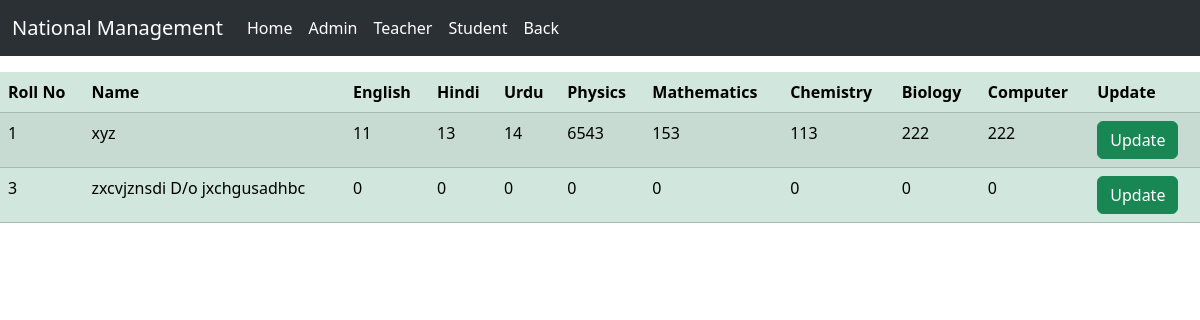
Page /result2 on the committed database.
### myapp/models.py (models this page shows)
class Marks(models.Model):
    student=models.ForeignKey(Student,related_name="studentresult",on_delete=models.CASCADE)
    english=models.IntegerField(null=True,blank=True,default=0)
    hindi=models.IntegerField(null=True,blank=True,default=0)
    urdu=models.IntegerField(null=True,blank=True,default=0)
    physics=models.IntegerField(null=True,blank=True,default=0)
    maths=models.IntegerField(null=True,blank=True,default=0)
    chemistry=models.IntegerField(null=True,blank=True,default=0)
    biology=models.IntegerField(null=True,blank=True,default=0)
    computer=models.IntegerField(null=True,blank=True,default=0)

class Student(models.Model):
    name=models.CharField(max_length=50)
    rollno=models.IntegerField(default=1)
    dob=models.DateField(default=0)
    fees=models.IntegerField(null=True,blank=True,default=0)
    mobile=models.IntegerField(null=True,blank=True,default=0)
    cls=models.IntegerField(default=1)

### myapp/views.py (the view)
# urls.py: path('result2',views.result2,name='result2'),
def result2(request):
    queryset=Marks.objects.all()
    queryset=queryset.filter(student__cls=2)
    context={'info':queryset}
    return render(request,'result2.html',context)

### myapp/templates/result2.html (shortened to what this page needs)
<!doctype html>
<html lang="en">
  <head>
    <link href="https://cdn.jsdelivr.net/npm/bootstrap@5.3.2/dist/css/bootstrap.min.css" rel="stylesheet">
  </head>
    <body>
    <nav class="navbar navbar-expand-lg bg-body-tertiary" data-bs-theme="dark">
        <div class="container-fluid">
          <div class="collapse navbar-collapse" id="navbarTogglerDemo01">
            <a class="navbar-brand" href="#">National Management</a>
            <ul class="navbar-nav me-auto mb-2 mb-lg-0">
              <li class="nav-item">
                <a class="nav-link active" aria-current="page" href="/home">Home</a>
              </li>
              <li class="nav-item">
                <a class="nav-link active" href="/administer">Admin</a>
              </li>
              <li class="nav-item">
                <a class="nav-link active" href="/teacher">Teacher</a>
              </li>
              <li class="nav-item">
                <a class="nav-link active" href="/student">Student</a>
              </li>
              <li class="nav-item">
                <a class="nav-link active" href="/adminframe">Back</a>
              </li>
          </div>
        </div>
      </nav>
      <table class="table table-striped table-success table-hover mt-3">
        <thead>
          <tr>
            <th>Roll No</th>
            <th>Name</th>
            <th>English</th>
            <th>Hindi</th>
            <th>Urdu</th>
            <th>Physics</th>
            <th>Mathematics</th>
            <th>Chemistry</th>
            <th>Biology</th>
            <th>Computer</th>
            <th>Update</th>
          </tr>
        </thead>
        <tbody>
          {% for x in info %}
          <tr>
            <td>{{x.student.rollno}}
            <td>{{x.student.name}}
            <td>{{x.english}}</td>
            <td>{{x.hindi}}</td>
            <td>{{x.urdu}}</td>
            <td>{{x.physics}}</td>
            <td>{{x.maths}}</td>
            <td>{{x.chemistry}}</td>
            <td>{{x.biology}}</td>
            <td>{{x.computer}}</td>
            <td>
              <a href="/updatemarks2/{{x.id}}" class="btn btn-success">Update</a>
            </td>
          </tr>
          {%endfor%}
     </table>
    </body>
    </html>

### rows in the picture
Marks: student.rollno "1", student.name "xyz", english "11", hindi "13", urdu "14", physics "6543", maths "153", chemistry "113", biology "222", computer "222"
Marks: student.rollno "3", student.name "zxcvjznsdi D/o jxchgusadhbc", english "0", hindi "0", urdu "0", physics "0", maths "0", chemistry "0", biology "0", computer "0"
